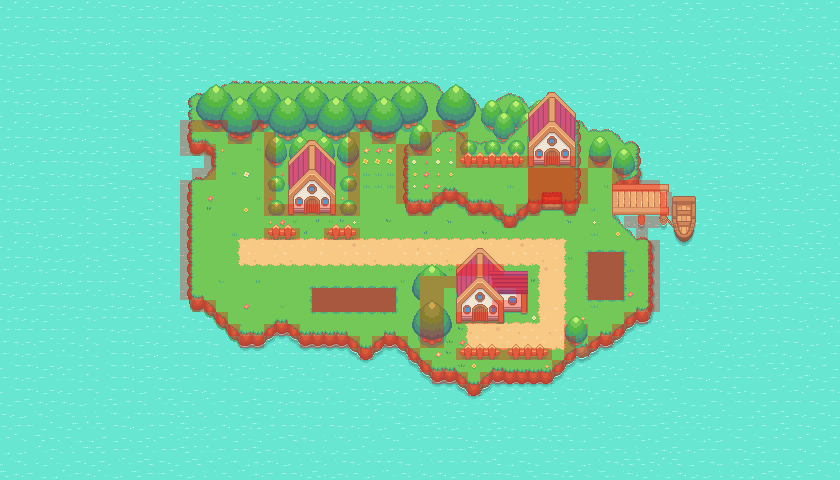

The image is a tile-based game level rendered from a .tmx file. Its description and source (layers, tilesets, objects; grid data summarised) follow:
An orthogonal 70x40 tile map with 12x12 px tiles, 16 tile layers (Trees, Ocean, Island, Trees 2, ...), 2 tilesets.

<map version="1.8" tiledversion="1.8.5" orientation="orthogonal" renderorder="right-down" width="70" height="40" tilewidth="12" tileheight="12" infinite="0" nextlayerid="29" nextobjectid="1">
 <editorsettings>
  <export target="../../../../../../Downloads/pelletTown.json" format="json" />
 </editorsettings>
 <tileset firstgid="1" source="pokemonStyleGameTileset.tsx" />
 <tileset firstgid="1025" source="collisionTileset.tsx" />
 <layer id="11" name="Trees" width="70" height="40">
  <data>[2800 cells, 120 non-empty, 22 distinct tile ids]</data>
 </layer>
 <layer id="1" name="Ocean" width="70" height="40">
  <data>[2800 cells, 2800 non-empty, 9 distinct tile ids]</data>
 </layer>
 <layer id="5" name="Island" width="70" height="40">
  <data>[2800 cells, 909 non-empty, 119 distinct tile ids]</data>
 </layer>
 <layer id="12" name="Trees 2" width="70" height="40">
  <data>[2800 cells, 130 non-empty, 23 distinct tile ids]</data>
 </layer>
 <layer id="13" name="Trees 3" width="70" height="40">
  <data>[2800 cells, 96 non-empty, 22 distinct tile ids]</data>
 </layer>
 <layer id="16" name="Plateau" width="70" height="40">
  <data>[2800 cells, 127 non-empty, 85 distinct tile ids]</data>
 </layer>
 <layer id="6" name="Flowers and Grass" width="70" height="40">
  <data>[2800 cells, 93 non-empty, 31 distinct tile ids]</data>
 </layer>
 <group id="17" name="Objects">
  <layer id="15" name="Bushes" width="70" height="40">
   <data>[2800 cells, 28 non-empty, 4 distinct tile ids]</data>
  </layer>
  <layer id="8" name="Fence" width="70" height="40">
   <data>[2800 cells, 41 non-empty, 9 distinct tile ids]</data>
  </layer>
  <layer id="14" name="House Trees" width="70" height="40">
   <data>[2800 cells, 38 non-empty, 8 distinct tile ids]</data>
  </layer>
  <layer id="4" name="House" width="70" height="40">
   <data>[2800 cells, 112 non-empty, 84 distinct tile ids]</data>
  </layer>
  <layer id="10" name="Dock" width="70" height="40">
   <data>[2800 cells, 42 non-empty, 42 distinct tile ids]</data>
  </layer>
 </group>
 <layer id="20" name="Collisions" width="70" height="40" opacity="0.3">
  <data>[2800 cells, 185 non-empty, 1 distinct tile ids]</data>
 </layer>
 <layer id="26" name="Battle Zones" width="70" height="40" opacity="0.5">
  <data>[2800 cells, 26 non-empty, 1 distinct tile ids]</data>
 </layer>
 <layer id="28" name="gym" width="70" height="40" opacity="0.52">
  <data>[2800 cells, 12 non-empty, 1 distinct tile ids]</data>
 </layer>
 <layer id="22" name="Foreground Objects" width="70" height="40">
  <data>[2800 cells, 45 non-empty, 26 distinct tile ids]</data>
 </layer>
</map>
